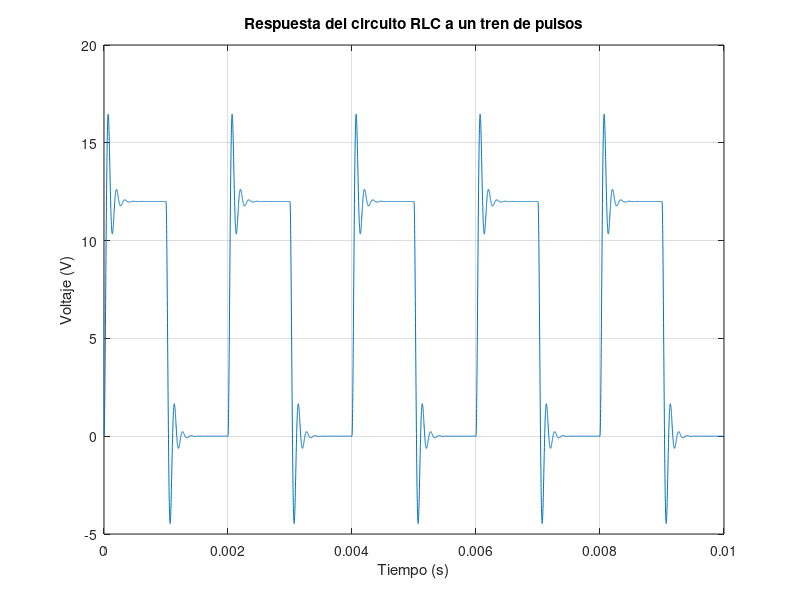
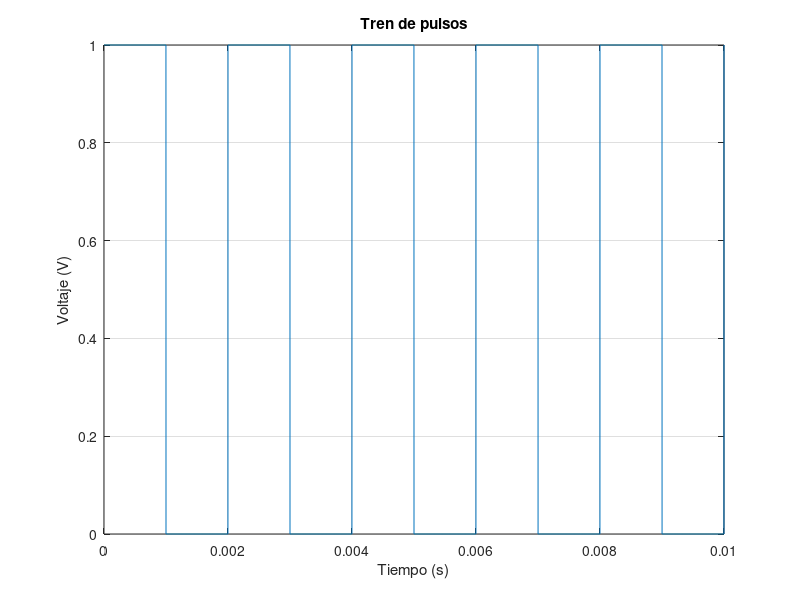

The MATLAB script that drew these images, in order:
%__________________ Definicion de los parametros _______________%

R = 122; % Ohmios
L = 4.13e-3; % Henrios
C = 0.1e-6; % Faradios
V = 12; % Voltios
f = 500; % Hz
T = 0.01; % Segundos
t = 0:1e-6:T; % Vector de tiempo en segundos
u = (square(2*pi*f*t)/2)+1/2; % Señal de entrada (Tren de pulsos)

%__________________ Definicion de las matrices _______________%

A = [0 1; -1/(L*C) -R/L];
B = [0; V/(L*C)];
C = [1 0];
D = 0;

%__________________ Definicion de la dinamica del sistema _______________%

sys = ss(A,B,C,D);
[y,t,x] = lsim(sys,u,t);

%__________________ Grafica de la respuesta en el tiempo _______________%

figure(1);
plot(t,y);
grid on;
xlabel('Tiempo (s)');
ylabel('Voltaje (V)');
title('Respuesta del circuito RLC a un tren de pulsos');

%__________________ Grafica del tren de pulsos _______________%

figure(2);
plot(t,u);
grid on;
xlabel('Tiempo (s)');
ylabel('Voltaje (V)');
title('Tren de pulsos');

% ______________________________________________________ %